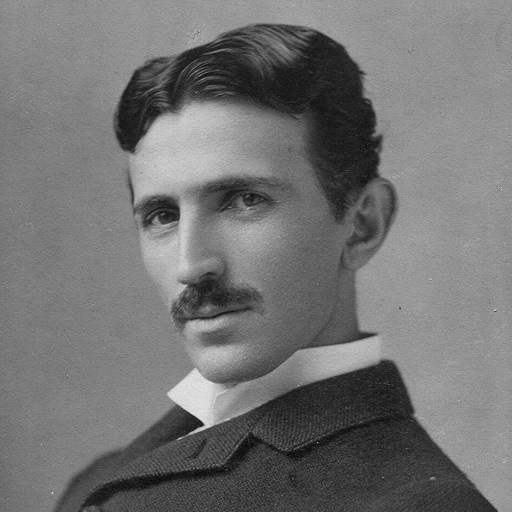
#> input picture 2DFourier/tesla.jpg, 512 x 512 px
$ python inverseFFT.py
#> lines starting #> are read from the running program, lines starting #| are printed output that depends on the picture
import cv2
import numpy as np

image = cv2.imread("tesla.jpg", 0)
#> image is the input picture: shape (512, 512); min 6, max 235, mean 115.2

imageHeight = image.shape[0]
#> imageHeight = 512
imageWidth = image.shape[1]
#> imageWidth = 512

xMatris = np.zeros((imageWidth, imageHeight), dtype=np.complex128)
yMatris = np.zeros((imageWidth, imageHeight))

xPos = 0
yPos = 0

xMatris = np.fft.fft2(image)

while xPos < imageHeight:
    while yPos < imageHeight:
        xMatris[xPos, yPos] = ((-1) ** (xPos + yPos)) * xMatris[xPos, yPos]
        yPos += 1
    yPos = 0
    xPos += 1
#> after the loop, xPos = 512

yMatris = np.fft.ifft2(xMatris)
yMatris = yMatris.astype(np.uint8)
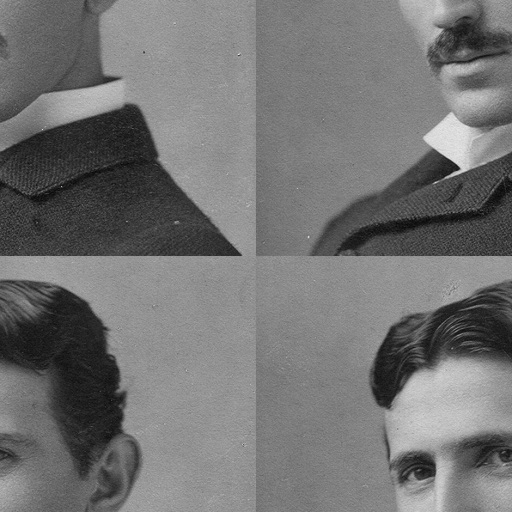
#> yMatris: shape (512, 512); min 6, max 235, mean 115.1

cv2.imwrite("teslaiFFT2.jpeg", yMatris)
